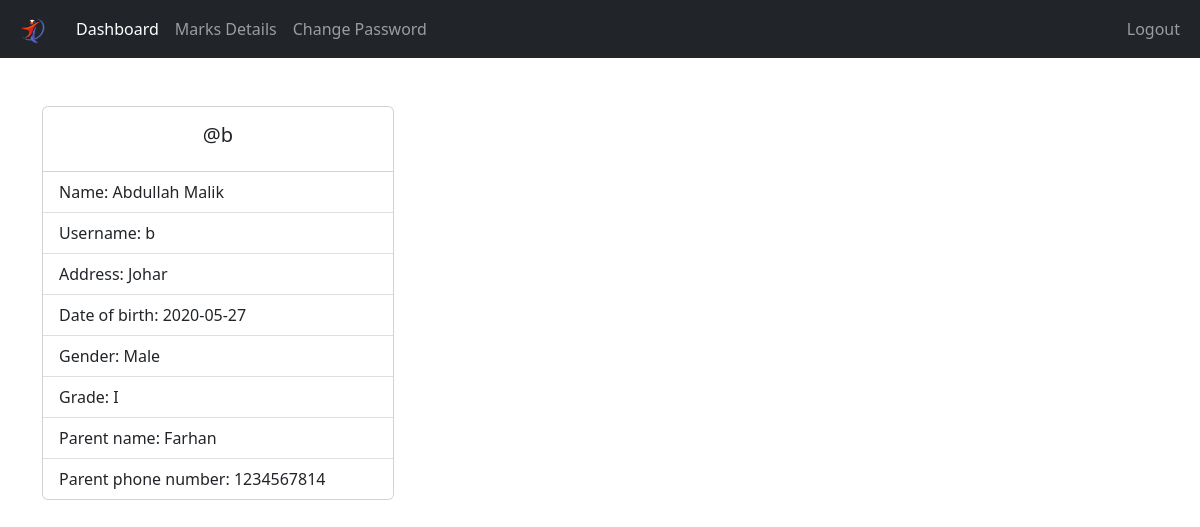
Screenshot of /Student/index.php (signed in) with the database file from the repository.
### tables this page shows
CREATE TABLE `student` (
  `idStudent` int(11) NOT NULL AUTO_INCREMENT,
  `UserID` int(11) NOT NULL,
  `ParentId` int(11) NOT NULL,
  `name` varchar(45) NOT NULL,
  `Gender` varchar(45) NOT NULL,
  `DOB` date NOT NULL,
  `Address` varchar(250) NOT NULL,
  PRIMARY KEY (`idStudent`),
  KEY `fk_Student_USER1_idx` (`UserID`),
  KEY `fk_Student_Parent1_idx` (`ParentId`),
  CONSTRAINT `fk_Student_Parent1` FOREIGN KEY (`ParentId`) REFERENCES `parent` (`idParent`) ON DELETE CASCADE ON UPDATE CASCADE,
  CONSTRAINT `fk_Student_USER1` FOREIGN KEY (`UserID`) REFERENCES `user` (`UserID`) ON DELETE CASCADE ON UPDATE CASCADE
);

CREATE TABLE `user` (
  `UserID` int(11) NOT NULL AUTO_INCREMENT,
  `username` varchar(45) NOT NULL,
  `password` varchar(45) DEFAULT NULL,
  `Role` enum('Teacher','Admin','Student') NOT NULL,
  PRIMARY KEY (`UserID`)
);

CREATE TABLE `parent` (
  `idParent` int(11) NOT NULL AUTO_INCREMENT,
  `name` varchar(45) NOT NULL,
  `email` varchar(45) DEFAULT NULL,
  `phone_no` varchar(45) DEFAULT NULL,
  `CNIC_NO` varchar(45) DEFAULT NULL,
  PRIMARY KEY (`idParent`),
  UNIQUE KEY `CNIC_NO_UNIQUE` (`CNIC_NO`)
);

### Student/data/student.php (called while the page is built, shortened)
<?php
function getStudentById($id, $conn) {
  try {
      $sql = "SELECT s.*,
                     p.name AS parent_name,p.email AS parent_email, p.phone_no AS parent_phoneNo, p.CNIC_NO AS parent_cnic,
                     u.username,
                     c.name AS class_name,
                     GROUP_CONCAT(sub.name SEPARATOR ', ') AS subjects
              FROM student s
              LEFT JOIN parent p ON s.ParentId = p.idParent
              LEFT JOIN user u ON s.userID = u.UserID
              LEFT JOIN registration r ON s.idStudent = r.StdId
              LEFT JOIN class c ON r.ClassId = c.idClass
              LEFT JOIN subject sub ON FIND_IN_SET(sub.idSubject, r.SubID)
              WHERE s.idStudent = ?
              GROUP BY s.idStudent";
      $stmt = $conn->prepare($sql);
      $stmt->execute([$id]);
      if ($stmt->rowCount() == 1) {
          $student = $stmt->fetch(PDO::FETCH_ASSOC);
          return $student;
      } else {
          return 0;
      }
  } catch (PDOException $e) {
      echo "Error: " . $e->getMessage();
      return 0;
  }
}

### Student/index.php (the view, shortened to what this page needs)
<?php
if (isset($_SESSION['idStudent']) &&
    isset($_SESSION['role']))
     {
   if ($_SESSION['role'] == 'Student')
    {
       include "../DB_connection.php";
       include "data/student.php";
       $idStudent = $_SESSION['idStudent'];
       $student = getStudentById($idStudent, $conn);
 ?>
<!DOCTYPE html>
<html lang="en">
<head>
	<link rel="stylesheet" href="https://cdn.jsdelivr.net/npm/bootstrap@5.2.0/dist/css/bootstrap.min.css">
	<link rel="stylesheet" href="../css/style.css">
  <link rel="stylesheet" href="https://cdnjs.cloudflare.com/ajax/libs/font-awesome/4.7.0/css/font-awesome.min.css">
</head>
<body>
    <?php
        include "inc/navbar.php";
     ?>
     <?php
        if ($student != 0) {
     ?>
     <div class="container mt-5">
         <div class="card" style="width: 22rem;">
          <div class="card-body">
            <h5 class="card-title text-center">@<?=$student['username']?></h5>
          </div>
          <ul class="list-group list-group-flush">
            <li class="list-group-item">Name: <?=$student['name']?></li>
            <li class="list-group-item">Username: <?=$student['username']?></li>
            <li class="list-group-item">Address: <?=$student['Address']?></li>
            <li class="list-group-item">Date of birth: <?=$student['DOB']?></li>
            <li class="list-group-item">Gender: <?=$student['Gender']?></li>
            <li class="list-group-item">Grade:
            <?=$student['class_name']?>
            </li>
            <li class="list-group-item">Parent  name: <?=$student['parent_name']?></li>
            <li class="list-group-item">Parent phone number: <?=$student['parent_phoneNo']?></li>
          </ul>
        </div>
     </div>
     <?php
        }else {
           header("Location: student.php");
           exit;
        }
     ?>
</body>
</html>
<?php
  }else {
    header("Location: ../login.php");
    exit;
  }
}
else {
	header("Location: ../login.php");
	exit;
}
?>

### rows the page displays
student: UserID.username "b", name "Abdullah Malik", Address "Johar", DOB "2020-05-27", Gender "Male", ParentId.name "Farhan", ParentId.phone_no "1234567814"

### other values shown
$student['class_name'] "I"
